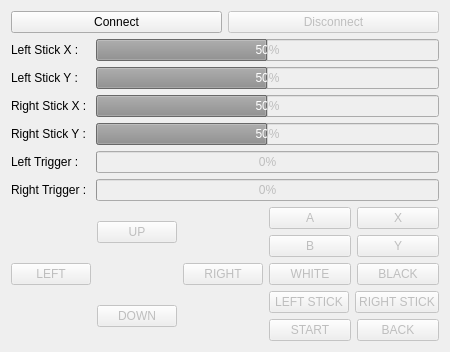
          <widget class="QWidget" name="tab_3">
           <attribute name="title">
            <string>Gamepad</string>
           </attribute>
           <layout class="QVBoxLayout" name="verticalLayout_9">
            <item>
             <layout class="QHBoxLayout" name="horizontalLayout_13">
              <item>
               <widget class="QPushButton" name="pushButton_Gamepad_Connect">
                <property name="enabled">
                 <bool>true</bool>
                </property>
                <property name="text">
                 <string>Connect</string>
                </property>
                <property name="checkable">
                 <bool>false</bool>
                </property>
               </widget>
              </item>
              <item>
               <widget class="QPushButton" name="pushButton_Gamepad_Disconnect">
                <property name="enabled">
                 <bool>false</bool>
                </property>
                <property name="text">
                 <string>Disconnect</string>
                </property>
               </widget>
              </item>
             </layout>
            </item>
            <item>
             <layout class="QVBoxLayout" name="verticalLayout_8">
              <item>
               <layout class="QHBoxLayout" name="horizontalLayout_6">
                <item>
                 <layout class="QVBoxLayout" name="verticalLayout_5">
                  <item>
                   <widget class="QLabel" name="label_9">
                    <property name="text">
                     <string>Left Stick X : </string>
                    </property>
                   </widget>
                  </item>
                  <item>
                   <widget class="QLabel" name="label_10">
                    <property name="text">
                     <string>Left Stick Y : </string>
                    </property>
                   </widget>
                  </item>
                  <item>
                   <widget class="QLabel" name="label_11">
                    <property name="text">
                     <string>Right Stick X : </string>
                    </property>
                   </widget>
                  </item>
                  <item>
                   <widget class="QLabel" name="label_12">
                    <property name="text">
                     <string>Right Stick Y : </string>
                    </property>
                   </widget>
                  </item>
                  <item>
                   <widget class="QLabel" name="label_13">
                    <property name="text">
                     <string>Left Trigger : </string>
                    </property>
                   </widget>
                  </item>
                  <item>
                   <widget class="QLabel" name="label_14">
                    <property name="text">
                     <string>Right Trigger : </string>
                    </property>
                   </widget>
                  </item>
                 </layout>
                </item>
                <item>
                 <layout class="QVBoxLayout" name="verticalLayout_6">
                  <item>
                   <widget class="QProgressBar" name="progressBar_Left_Stick_X">
                    <property name="enabled">
                     <bool>false</bool>
                    </property>
                    <property name="value">
                     <number>50</number>
                    </property>
                   </widget>
                  </item>
                  <item>
                   <widget class="QProgressBar" name="progressBar_Left_Stick_Y">
                    <property name="enabled">
                     <bool>false</bool>
                    </property>
                    <property name="value">
                     <number>50</number>
                    </property>
                   </widget>
                  </item>
                  <item>
                   <widget class="QProgressBar" name="progressBar_Right_Stick_X">
                    <property name="enabled">
                     <bool>false</bool>
                    </property>
                    <property name="value">
                     <number>50</number>
                    </property>
                   </widget>
                  </item>
                  <item>
                   <widget class="QProgressBar" name="progressBar_Right_Stick_Y">
                    <property name="enabled">
                     <bool>false</bool>
                    </property>
                    <property name="value">
                     <number>50</number>
                    </property>
                   </widget>
                  </item>
                  <item>
                   <widget class="QProgressBar" name="progressBar_Left_Trigger">
                    <property name="enabled">
                     <bool>false</bool>
                    </property>
                    <property name="value">
                     <number>0</number>
                    </property>
                   </widget>
                  </item>
                  <item>
                   <widget class="QProgressBar" name="progressBar_Right_Trigger">
                    <property name="enabled">
                     <bool>false</bool>
                    </property>
                    <property name="value">
                     <number>0</number>
                    </property>
                   </widget>
                  </item>
                 </layout>
                </item>
               </layout>
              </item>
              <item>
               <layout class="QHBoxLayout" name="horizontalLayout_12">
                <item>
                 <layout class="QGridLayout" name="gridLayout_2">
                  <item row="3" column="1">
                   <widget class="QPushButton" name="pushButton_Gamepad_DOWN">
                    <property name="enabled">
                     <bool>false</bool>
                    </property>
                    <property name="text">
                     <string>DOWN</string>
                    </property>
                   </widget>
                  </item>
                  <item row="0" column="1">
                   <widget class="QPushButton" name="pushButton_Gamepad_UP">
                    <property name="enabled">
                     <bool>false</bool>
                    </property>
                    <property name="text">
                     <string>UP</string>
                    </property>
                   </widget>
                  </item>
                  <item row="0" column="0">
                   <widget class="QLabel" name="label_16">
                    <property name="text">
                     <string/>
                    </property>
                   </widget>
                  </item>
                  <item row="3" column="2">
                   <widget class="QLabel" name="label_17">
                    <property name="text">
                     <string/>
                    </property>
                   </widget>
                  </item>
                  <item row="0" column="2">
                   <widget class="QLabel" name="label_15">
                    <property name="text">
                     <string/>
                    </property>
                   </widget>
                  </item>
                  <item row="2" column="2">
                   <widget class="QPushButton" name="pushButton_Gamepad_RIGHT">
                    <property name="enabled">
                     <bool>false</bool>
                    </property>
                    <property name="text">
                     <string>RIGHT</string>
                    </property>
                   </widget>
                  </item>
                  <item row="2" column="0">
                   <widget class="QPushButton" name="pushButton_Gamepad_LEFT">
                    <property name="enabled">
                     <bool>false</bool>
                    </property>
                    <property name="text">
                     <string>LEFT</string>
                    </property>
                   </widget>
                  </item>
                  <item row="3" column="0">
                   <widget class="QLabel" name="label_18">
                    <property name="text">
                     <string/>
                    </property>
                   </widget>
                  </item>
                 </layout>
                </item>
                <item>
                 <layout class="QVBoxLayout" name="verticalLayout_7">
                  <item>
                   <layout class="QHBoxLayout" name="horizontalLayout_7">
                    <item>
                     <widget class="QPushButton" name="pushButton_Gamepad_A">
                      <property name="enabled">
                       <bool>false</bool>
                      </property>
                      <property name="text">
                       <string>A</string>
                      </property>
                     </widget>
                    </item>
                    <item>
                     <widget class="QPushButton" name="pushButton_Gamepad_X">
                      <property name="enabled">
                       <bool>false</bool>
                      </property>
                      <property name="text">
                       <string>X</string>
                      </property>
                     </widget>
                    </item>
                   </layout>
                  </item>
                  <item>
                   <layout class="QHBoxLayout" name="horizontalLayout_8">
                    <item>
                     <widget class="QPushButton" name="pushButton_Gamepad_B">
                      <property name="enabled">
                       <bool>false</bool>
                      </property>
                      <property name="text">
                       <string>B</string>
                      </property>
                     </widget>
                    </item>
                    <item>
                     <widget class="QPushButton" name="pushButton_Gamepad_Y">
                      <property name="enabled">
                       <bool>false</bool>
                      </property>
                      <property name="text">
                       <string>Y</string>
                      </property>
                     </widget>
                    </item>
                   </layout>
                  </item>
                  <item>
                   <layout class="QHBoxLayout" name="horizontalLayout_9">
                    <item>
                     <widget class="QPushButton" name="pushButton_Gamepad_WHITE">
                      <property name="enabled">
                       <bool>false</bool>
                      </property>
                      <property name="text">
                       <string>WHITE</string>
                      </property>
                     </widget>
                    </item>
                    <item>
                     <widget class="QPushButton" name="pushButton_Gamepad_BLACK">
                      <property name="enabled">
                       <bool>false</bool>
                      </property>
                      <property name="text">
                       <string>BLACK</string>
                      </property>
                     </widget>
                    </item>
                   </layout>
                  </item>
                  <item>
                   <layout class="QHBoxLayout" name="horizontalLayout_10">
                    <item>
                     <widget class="QPushButton" name="pushButton_Gamepad_LEFT_STICK">
                      <property name="enabled">
                       <bool>false</bool>
                      </property>
                      <property name="text">
                       <string>LEFT STICK</string>
                      </property>
                     </widget>
                    </item>
                    <item>
                     <widget class="QPushButton" name="pushButton_Gamepad_RIGHT_STICK">
                      <property name="enabled">
                       <bool>false</bool>
                      </property>
                      <property name="text">
                       <string>RIGHT STICK</string>
                      </property>
                     </widget>
                    </item>
                   </layout>
                  </item>
                  <item>
                   <layout class="QHBoxLayout" name="horizontalLayout_11">
                    <item>
                     <widget class="QPushButton" name="pushButton_Gamepad_START">
                      <property name="enabled">
                       <bool>false</bool>
                      </property>
                      <property name="text">
                       <string>START</string>
                      </property>
                     </widget>
                    </item>
                    <item>
                     <widget class="QPushButton" name="pushButton_Gamepad_BACK">
                      <property name="enabled">
                       <bool>false</bool>
                      </property>
                      <property name="text">
                       <string>BACK</string>
                      </property>
                     </widget>
                    </item>
                   </layout>
                  </item>
                 </layout>
                </item>
               </layout>
              </item>
             </layout>
            </item>
           </layout>
          </widget>
